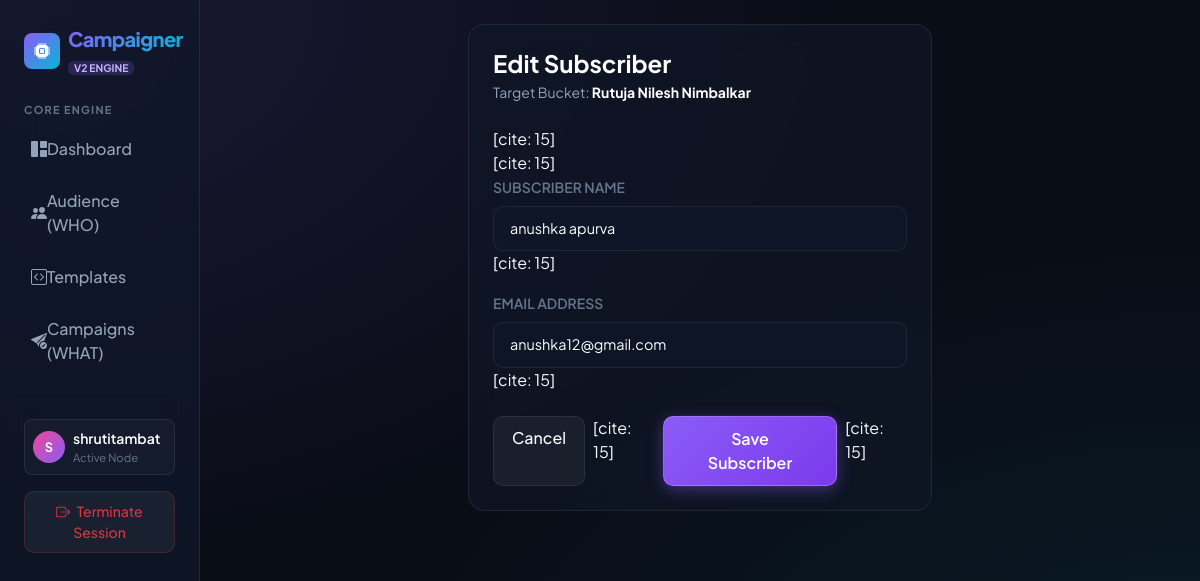
The app's page /subscribers/3/update/ (signed in) with its own data.
### campaigns/models.py (models this page shows, shortened)
class ContactList(models.Model):
    user = models.ForeignKey(User, on_delete=models.CASCADE, related_name='contact_lists')
    name = models.CharField(max_length=200)
    description = models.TextField(blank=True, null=True)
    created_at = models.DateTimeField(auto_now_add=True)

class Subscriber(models.Model):
    contact_list = models.ForeignKey(ContactList, on_delete=models.CASCADE, related_name='subscribers')
    name = models.CharField(max_length=200, blank=True, null=True)
    email = models.EmailField()
    created_at = models.DateTimeField(auto_now_add=True)
    class Meta:
        unique_together = ('contact_list', 'email')

### campaigns/views.py (the view)
# urls.py: path('subscribers/<int:pk>/update/', views.subscriber_update, name='subscriber_update'),
@login_required
def subscriber_update(request, pk):
    subscriber = get_object_or_404(Subscriber, pk=pk, contact_list__user=request.user)
    if request.method == 'POST':
        form = SubscriberForm(request.POST, instance=subscriber)
        if form.is_valid():
            form.save()
            return redirect('contact_list_detail', pk=subscriber.contact_list.pk)
    else:
        form = SubscriberForm(instance=subscriber)
    return render(request, 'campaigns/subscriber_form.html', {'form': form, 'contact_list': subscriber.contact_list})

### campaigns/forms.py
class SubscriberForm(forms.ModelForm):
    class Meta:
        model = Subscriber
        fields = ['name', 'email']
        widgets = {
            'name': forms.TextInput(attrs={'class': 'form-control', 'placeholder': 'John Doe'}),
            'email': forms.EmailInput(attrs={'class': 'form-control', 'placeholder': 'john@example.com'}),
        }

### templates/campaigns/subscriber_form.html (shortened to what this page needs)
{% extends 'campaigns/base.html' %}[cite: 15]
{% block content %}
<div class="row justify-content-center">
    <div class="col-md-6">
        <div class="glass-card p-4">
            <h4 class="fw-bold text-white mb-1">{% if form.instance.pk %}Edit{% else %}Register{% endif %} Subscriber</h4>
            <p class="small mb-4" style="color: var(--text-secondary);">Target Bucket: <strong class="text-white">{{ contact_list.name }}</strong></p>[cite: 15]
            <form method="post">
                {% csrf_token %}[cite: 15]
                <div class="mb-3">
                    <label class="form-label small fw-semibold" style="color: var(--text-muted);">SUBSCRIBER NAME</label>
                    {{ form.name }}[cite: 15]
                </div>
                <div class="mb-3">
                    <label class="form-label small fw-semibold" style="color: var(--text-muted);">EMAIL ADDRESS</label>
                    {{ form.email }}[cite: 15]
                </div>
                <div class="d-flex justify-content-end gap-2 mt-4">
                    <a href="{% url 'contact_list_detail' contact_list.pk %}" class="btn btn-ai-secondary">Cancel</a>[cite: 15]
                    <button type="submit" class="btn btn-ai px-4">Save Subscriber</button>[cite: 15]
                </div>
            </form>
        </div>
    </div>
</div>
{% endblock %}

### templates/campaigns/base.html (shortened to what this page needs)
<!DOCTYPE html>
<html lang="en">
<head>
    <link href="https://cdn.jsdelivr.net/npm/bootstrap@5.3.2/dist/css/bootstrap.min.css" rel="stylesheet">
    <link rel="stylesheet" href="https://cdn.jsdelivr.net/npm/bootstrap-icons@1.11.1/font/bootstrap-icons.css">
</head>
<body>
    <div class="container-fluid">
        <div class="row">
            {% if user.is_authenticated %}
            <nav class="col-md-3 col-lg-2 d-md-block sidebar collapse p-3">
                <div class="d-flex align-items-center mb-4 ps-2 pt-2 gap-2">
                    <div class="rounded-3 p-2 d-flex align-items-center justify-content-center" style="background: linear-gradient(135deg, var(--primary), var(--accent-cyan)); width: 36px; height: 36px;">
                        <i class="bi bi-cpu-fill text-white fs-6"></i>
                    </div>
                    <div>
                        <span class="brand-logo fs-5 d-block">Campaigner</span>
                        <span class="badge" style="background: rgba(139,92,246,0.2); color: #c4b5fd; font-size: 0.65rem; padding: 2px 6px;">V2 ENGINE</span>
                    </div>
                </div>
                <div class="mb-2 px-2 text-uppercase fw-bold" style="color: var(--text-muted); font-size: 0.68rem; letter-spacing: 0.08rem;">Core Engine</div>
                <ul class="nav flex-column mb-auto">
                    <li>
                        <a href="{% url 'dashboard' %}" class="nav-link-custom {% if request.resolver_match.url_name == 'dashboard' %}active{% endif %}">
                            <i class="bi bi-grid-1x2-fill me-2.5"></i> Dashboard
                        </a>
                    </li>
                    <li>
                        <a href="{% url 'contact_lists' %}" class="nav-link-custom ">
                            <i class="bi bi-people-fill me-2.5"></i> Audience (WHO)
                        </a>
                    </li>
                    <li>
                        <a href="{% url 'template_list' %}" class="nav-link-custom {% if 'template' in request.resolver_match.url_name %}active{% endif %}">
                            <i class="bi bi-code-square me-2.5"></i> Templates
                        </a>
                    </li>
                    <li>
                        <a href="{% url 'campaign_list' %}" class="nav-link-custom {% if 'campaign' in request.resolver_match.url_name %}active{% endif %}">
                            <i class="bi bi-send-check-fill me-2.5"></i> Campaigns (WHAT)
                        </a>
                    </li>
                </ul>
                <hr style="border-color: var(--border-subtle);">
                <div class="px-2 pt-1">
                    <div class="d-flex align-items-center mb-3 p-2 rounded-3" style="background: rgba(255,255,255,0.03); border: 1px solid var(--border-subtle);">
                        <div class="rounded-circle text-white d-flex align-items-center justify-content-center me-2 fw-bold" style="width: 32px; height: 32px; font-size: 0.8rem; background: linear-gradient(135deg, #ec4899, #8b5cf6);">
                            {{ user.username|first|upper }}
                        </div>
                        <div class="overflow-hidden">
                            <small class="text-white d-block fw-semibold text-truncate">{{ user.username }}</small>
                            <small class="d-block" style="color: var(--text-muted); font-size: 0.7rem;">Active Node</small>
                        </div>
                    </div>
                    <a href="{% url 'logout' %}" class="btn btn-ai-secondary btn-sm w-100 text-danger" style="border-color: rgba(239, 68, 68, 0.2);"><i class="bi bi-box-arrow-right me-1"></i> Terminate Session</a>
                </div>
            </nav>
            <main class="col-md-9 ms-sm-auto col-lg-10 px-md-4 py-4">
            {% else %}
            <main class="col-12 py-5">
            {% endif %}
                {% block content %}{% endblock %}
            </main>
        </div>
    </div>
</body>
</html>

### templates/campaigns/base.html (style rules this page uses)
:root { --bg-body: #090d16; --bg-surface: #0f172a; --bg-card: rgba(17, 24, 39, 0.7); --bg-card-hover: rgba(24, 34, 53, 0.85); --border-subtle: rgba(255, 255, 255, 0.08); --border-glow: rgba(139, 92, 246, 0.3); --primary: #8b5cf6; --primary-glow: rgba(139, 92, 246, 0.4); --accent-cyan: #06b6d4; --accent-pink: #ec4899; --accent-emerald: #10b981; --accent-amber: #f59e0b; --text-primary: #f8fafc; --text-secondary: #94a3b8; --text-muted: #64748b; }
* { font-family: 'Plus Jakarta Sans', sans-serif; }
body { background-color: var(--bg-body); color: var(--text-primary); min-height: 100vh; background-image: radial-gradient(at 0% 0%, rgba(139, 92, 246, 0.15) 0px, transparent 50%), radial-gradient(at 100% 100%, rgba(6, 182, 212, 0.1) 0px, transparent 50%); background-attachment: fixed; }
.sidebar { min-height: 100vh; background: rgba(15, 23, 42, 0.75); backdrop-filter: blur(20px); -webkit-backdrop-filter: blur(20px); border-right: 1px solid var(--border-subtle); }
.brand-logo { background: linear-gradient(135deg, var(--primary), var(--accent-cyan)); -webkit-background-clip: text; -webkit-text-fill-color: transparent; font-weight: 800; letter-spacing: -0.03em; }
.nav-link-custom { color: var(--text-secondary); font-weight: 500; padding: 10px 14px; border-radius: 10px; display: flex; align-items: center; transition: all 0.25s cubic-bezier(0.4, 0, 0.2, 1); text-decoration: none; margin-bottom: 6px; border: 1px solid transparent; }
.glass-card { background: var(--bg-card); backdrop-filter: blur(16px); -webkit-backdrop-filter: blur(16px); border: 1px solid var(--border-subtle); border-radius: 16px; transition: all 0.3s ease; }
.btn-ai { background: linear-gradient(135deg, var(--primary), #7c3aed); color: #fff; border: 1px solid rgba(255, 255, 255, 0.2); border-radius: 10px; font-weight: 600; padding: 10px 20px; box-shadow: 0 4px 15px var(--primary-glow); transition: all 0.25s ease; }
.btn-ai-secondary { background: rgba(255, 255, 255, 0.05); color: var(--text-primary); border: 1px solid var(--border-subtle); border-radius: 10px; font-weight: 500; padding: 9px 18px; transition: all 0.2s ease; }
.form-control, .form-select { background-color: rgba(15, 23, 42, 0.8) !important; border: 1px solid var(--border-subtle) !important; color: #fff !important; border-radius: 10px !important; padding: 11px 16px !important; font-size: 0.9rem !important; }
.form-control::placeholder { color: var(--text-muted) !important; }

### records on screen
ContactList: name "Rutuja Nilesh Nimbalkar"
Subscriber: name "anushka apurva", email "anushka12@gmail.com"

### other values on screen
{{ user.username|first|upper }} "S"
{{ user.username }} "shrutitambat"
